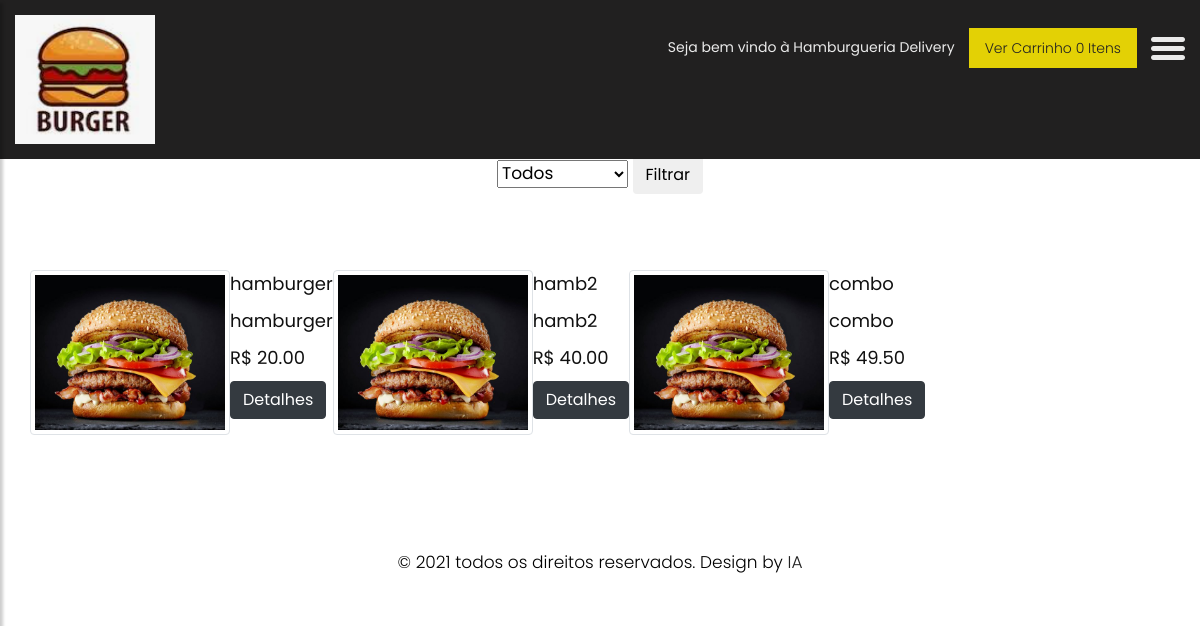
The page / on the database its author committed.
### main.py (models this page shows)
class emp(db.Model):
    __tablename__ = "empresa"
    id = db.Column(db.Integer, primary_key=True)
    nome = db.Column(db.String(4096))
    tel = db.Column(db.String(4096))
    imagens = db.Column(db.String(4096))
    login = db.Column(db.String(4096))
    senha = db.Column(db.String(4096))

class prod(db.Model):
    __tablename__ = "produtos"
    ID = db.Column(db.Integer, primary_key=True)
    id_cat = db.Column(db.String(4096))
    Nome = db.Column(db.String(4096))
    desc = db.Column(db.String(4096))
    valor = db.Column(db.Float(100))
    imagens = db.Column(db.String(100))

### main.py (the view)
@app.route("/", methods=["GET"])
def get_product_by_id():
    if not session.get('username'): #if 'username' not in session:
        string.ascii_lowercase # abcdefghijklmnopqrstuvwxyz
        string.ascii_uppercase # ABCDEFGHIJKLMNOPQRSTUVWXYZ
        tam = 10
        valores = string.ascii_lowercase + string.ascii_uppercase
        senha = ''
        for i in range(tam):
            senha += choice(valores)
        x = datetime.datetime.now()
        session['username'] = senha #last_item
        session['time'] = x #last_item
    senha = session['username']
    print("senha"+senha)
    dados2 = emp.query.all()
    dados = prod.query.all()
    catt = cat.query.all()
    cont = pedidos.query.order_by(pedidos.sub_total).filter_by(id_venda=senha).count()
    return render_template("listpedidos.html",a=dados, b=dados2, senha=senha, catt=catt, cont=cont)

### main.py (called while the page is built)
@app.template_filter()
def currencyFormat(value):
    value = float(value)
    return "R$ {:,.2f}".format(value)

### templates/listpedidos.html (shortened to what this page needs)
<!DOCTYPE html>
<html lang="en">
<head>
    <link rel="stylesheet" href="static/css/bootstrap.min.css">
    <link rel="stylesheet" href="static/css/owl.carousel.min.css">
    <link rel="stylesheet" href="static/css/style.css">
    <link rel="stylesheet" href="static/css/responsive.css">
    <link rel="stylesheet" href="https://cdnjs.cloudflare.com/ajax/libs/font-awesome/4.7.0/css/font-awesome.min.css">
</head>
<body class="main-layout">
    <div class="wrapper">
    <div id="content">
    <header>
        <div class="container-fluid">
            <div class="row">
                <div class="col-md-3">
                    <div class="full">
                        <a class="logo" href="/"><img src="{% for social in b %}
                          {{social.imagens}}
                      {% endfor %}" alt="#" /></a>
                    </div>
                </div>
                <div class="col-md-9">
                    <div class="full">
                        <div class="right_header_info">
                            <ul>
                                <li class="dinone">Seja bem vindo à {% for social in b %}  {{social.nome}}  {% endfor %}</li>
                                  <li class="button_user"><a class="button active" href="carrinho">Ver Carrinho {{cont}} Itens</a></li>
                                <li>
                                    <button type="button" id="sidebarCollapse">
                                        <img src="static/images/menu_icon.png" alt="#">
                                    </button>
                                </li>
                            </ul>
                        </div>
                    </div>
                </div>
            </div>
        </div>
    </header>
 {% block content %}
<div class="about">
    <div class="container">
      <div class="row">
         <div class="col-md-12">
             <div class="title">
                <i><img src="images/title.png" alt="#"/></i>
                <h2></h2>
                <span> <form action="/filtrar" method="POST" enctype = "multipart/form-data" class="form-group">
                           <select  name="id_cat">
                            <option value="all">Todos
                            {% for o in catt %}
                            <option value="{{o.categoria}}">{{ o.categoria }}
                            {% endfor %}
                          </select>
                      <input type="submit" class="btn btn " value="Filtrar">
                  </form>
                </span>
             </div>
          </div>
       </div>
    </div>
</div>
<div class="container">
      <div class="row">
      {% for social in a %}
        <img src="{{social.imagens}}"  alt="Related Book 1" class="img-thumbnail" width="200" height="300">
        <form name="form" action="/detalhes" method="POST" class="form-group">
                  <input  type="hidden" name="produtos" value="{{social.Nome}}"><h3>{{social.Nome}}</h3>
                  <h3>{{social.desc}}</h3> <input class="form-control" type="hidden" name="desc">
                  <h3>{{social.valor | currencyFormat}}</h3> <input class="form-control" id="valor"  type="hidden" name="valor" value="{{social.valor }}">
                  <input class="btn btn-dark "  type="submit" onclick="myFunction()" value="Detalhes">
        </form>
        {% endfor %}
  </div>
</div>
{% endblock %}
    <fooetr>
            <div class="copyright">
                <div class="container">
                    <p>© 2021 todos os direitos reservados. Design by <a href="https://html.design/">IA</a></p>
                </div>
            </div>
    </fooetr>
    </div>
    </div>
</body>
</html>

### static/css/style.css (style rules this page uses)
body { color: #666666; font-size: 14px; font-family: 'poppins', sans-serif; line-height: 1.80857; font-weight: normal; }
a { color: #1f1f1f; text-decoration: none !important; outline: none !important; -webkit-transition: all .3s ease-in-out; -moz-transition: all .3s ease-in-out; -ms-transition: all .3s ease-in-out; -o-transition: all .3s ease-in-out; transition: all .3s ease-in-out; }
h1, h2, h3, h4, h5, h6 { letter-spacing: 0; font-weight: normal; position: relative; padding: 0 0 10px 0; font-weight: normal; line-height: normal; color: #111111; margin: 0 }
h2 { font-size: 22px }
h3 { font-size: 18px }
*, *::after, *::before { -webkit-box-sizing: border-box; -moz-box-sizing: border-box; box-sizing: border-box; }
ul, li, ol { margin: 0px; padding: 0px; list-style: none; }
p { margin: 0px; font-weight: 300; font-size: 15px; line-height: 24px; }
a { color: #222222; text-decoration: none; outline: none !important; }
a, .btn { text-decoration: none !important; outline: none !important; -webkit-transition: all .3s ease-in-out; -moz-transition: all .3s ease-in-out; -ms-transition: all .3s ease-in-out; -o-transition: all .3s ease-in-out; transition: all .3s ease-in-out; }
img { max-width: 100%; height: auto; }
button { border: 0; margin: 0; padding: 0; cursor: pointer; }
.full { float: left; width: 100%; }
.full { width: 100%; float: left; margin: 0; padding: 0; }
header { min-height: 90px; background: #212020; padding: 15px 0; position: fixed; width: 100%; top: 0; left: 0; z-index: 998; }
header .container-fluid { max-width: 1850px; }
.right_header_info { width: 100%; float: left; padding: 20px 0 0; }
.right_header_info ul { list-style: none; padding: 0; margin: 0; float: right; }
.right_header_info ul li { display: inline; font-size: 16px; margin-left: 45px; color: #eaeaea; font-weight: 400; float: left; }
.right_header_info ul li a { color: #eaeaea; font-weight: 300; }
.button_user a { float: left; min-width: 75px; height: 35px; text-align: center; line-height: 35px; position: relative; top: -3px; padding: 0 15px; margin: 0 2px; }
.button_user a { float: left; min-width: 75px; height: 40px; text-align: center; line-height: 38px; position: relative; top: -7px; padding: 0 15px; margin: 0 2px; border: solid #eaeaea 1px; }
.button_user a:hover, .button_user a:focus, .button_user a.active { background: #e3d105; color: #fff; border-color: #e3d105; color: #222; }
#sidebarCollapse { background: transparent; }
.about { padding-top: 90px; }
.title { text-align: center; padding-bottom: 60px; }
.title h2 { font-size: 45px; font-weight: 500; line-height: 40px; color: #191918; padding: 20px 0px; }
.title span { color: #191918; font-size: 17px; line-height: 20px; display: block; }
.copyright { background: #fff; margin-top: 90px; }
.copyright p { color: #000; text-align: center; padding: 25px 0px; font-size: 17px; }
#sidebarCollapse { background: transparent; padding: 0; border: none; }

### static/css/responsive.css (style rules this page uses)
@media (min-width: 1200px) and (max-width: 1500px) { .right_header_info ul li { font-size: 14px; margin-left: 12px; } }

### rows shown on the page
emp: imagens (picture), nome "Hamburgueria Delivery"
prod: imagens (picture), Nome "hamburger", desc "hamburger", valor "R$ 20.00"
prod: imagens (picture), Nome "hamb2", desc "hamb2", valor "R$ 40.00"
prod: imagens (picture), Nome "combo", desc "combo", valor "R$ 49.50"

### other values the page prints
{{ cont }} "0"
